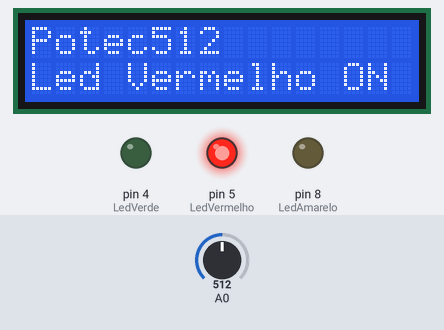
Bench run of a sketch on a simulated Arduino Uno, built with avr-gcc and run on an emulated ATmega328P. Shown: 16×2 character LCD, output pins drawn as LEDs (lit = HIGH). The inputs (shaded band) are chosen by the test bench; at power-on: A0 = 512.

Above: at 1.2 s.
1.3 s: A0 set to 408
At 2.1 s:
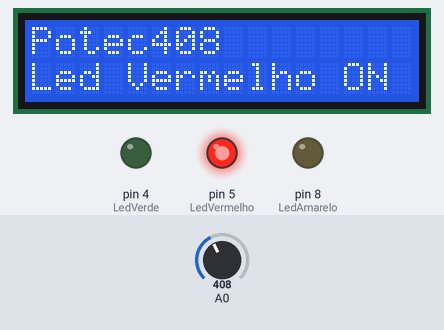
3.1 s: A0 set to 393
At 3.7 s:
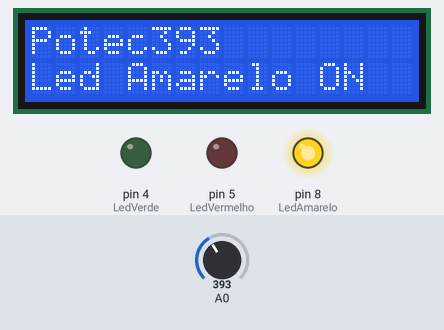
4.7 s: A0 set to 810
At 5.2 s:
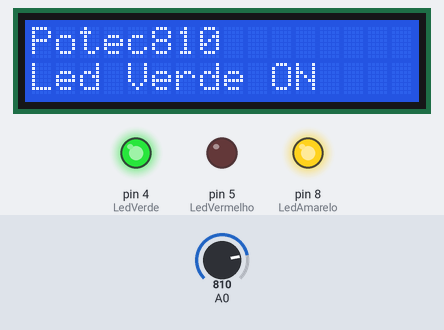
6.3 s: A0 set to 784
At 7.5 s:
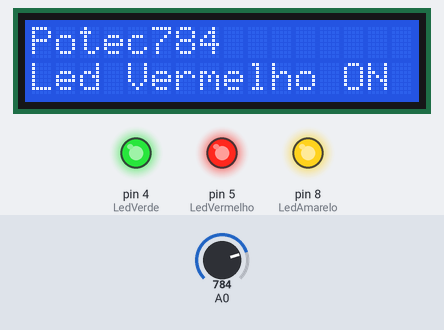
7.8 s: A0 set to 0
At 8.8 s:
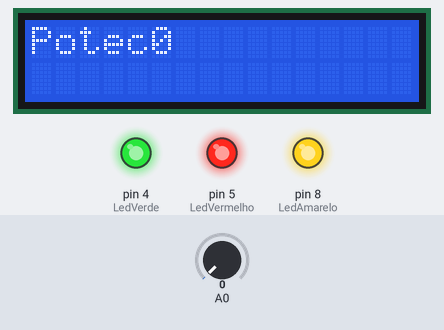
Timing chart, 0 to 10.4 s (numbered marks = the images above; inputs shaded):
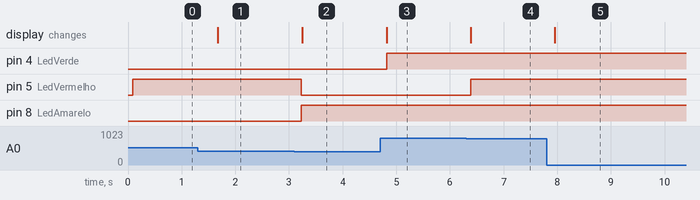

Measured:
- the behaviour switches between 401 and 400 on A0 (found by bisection; images 1 and 2)
- the behaviour switches between 801 and 800 on A0 (found by bisection; images 3 and 4)
- after the input at 1.3 s, the display: changes after 0.37 s (image 1)
- after the input at 3.1 s, pin 5 (LedVermelho): HIGH → LOW after 0.13 s; pin 8 (LedAmarelo): LOW → HIGH after 0.13 s; the display: changes after 0.15 s (image 2)
- after the input at 4.7 s, pin 4 (LedVerde): LOW → HIGH after 0.12 s; the display: changes after 0.12 s (image 3)
- after the input at 6.3 s, pin 5 (LedVermelho): LOW → HIGH after 0.09 s; the display: changes after 0.09 s (image 4)
- after the input at 7.8 s, the display: changes after 0.15 s (image 5)

The sketch:

Aula_Dsiplay2.ino
```cpp
int LedAmarelo=8;
int LedVermelho=5;
int LedVerde=4;
#include <Wire.h>
#include <LiquidCrystal_I2C.h>

//Inicializa o display no endereco 0x27
LiquidCrystal_I2C lcd(0x27,16,2);

void setup()
{
  lcd.init();
 lcd.setBacklight(HIGH);
 pinMode(LedAmarelo,OUTPUT);
 pinMode(LedVermelho,OUTPUT);
 pinMode(LedVerde,OUTPUT);}
void loop()
{
  int ValorPot=analogRead(A0);
  lcd.clear();
  lcd.setCursor(0,0);
  lcd.print("Potec"+String(ValorPot));
  lcd.setCursor(0,1);
  if(ValorPot>0 && ValorPot<=400){
    digitalWrite(LedVerde,LOW);
    digitalWrite(LedVermelho,LOW);
    digitalWrite(LedAmarelo,HIGH);
    lcd.print("Led Amarelo ON");
  }
  if(ValorPot>400 && ValorPot<=800){
    lcd.print("Led Vermelho ON");
    digitalWrite(LedVermelho,HIGH);
  }
  if(ValorPot>800 && ValorPot<=1200){
    lcd.print("Led Verde ON");
    digitalWrite(LedVerde,HIGH);
  }
  delay(500);

}
```
